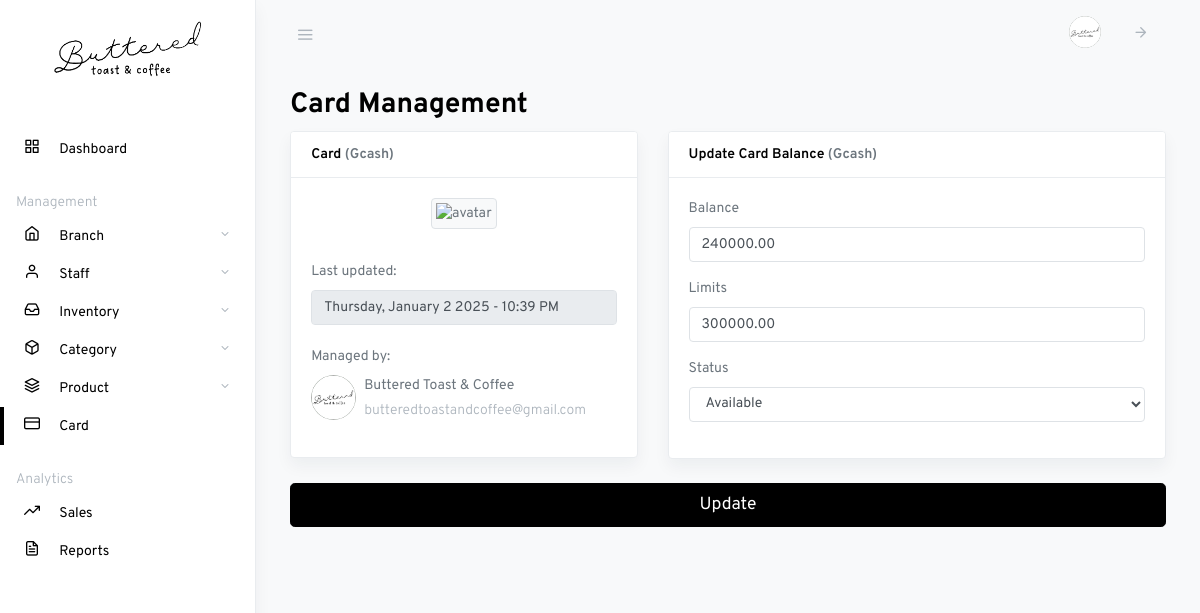
Screenshot of /owner-card-management.php (signed in) with the database file from the repository.
### tables this page shows
CREATE TABLE `owner` (
  `owner_id` int(11) NOT NULL,
  `username` varchar(50) NOT NULL,
  `password` varchar(255) NOT NULL,
  `email` text NOT NULL,
  `firstname` text NOT NULL,
  `lastname` text NOT NULL,
  `contact_number` text NOT NULL,
  `photo` text NOT NULL,
  `account_created` timestamp(6) NOT NULL DEFAULT current_timestamp(6) ON UPDATE current_timestamp(6)
);

CREATE TABLE `card` (
  `owner_id` int(11) NOT NULL,
  `balance` decimal(11,2) NOT NULL,
  `limits` decimal(11,2) NOT NULL,
  `status` int(11) NOT NULL,
  `last_updated` timestamp(6) NOT NULL DEFAULT current_timestamp(6) ON UPDATE current_timestamp(6)
);

### owner-card-management.php (the view, shortened to what this page needs)
<?php
$active_page = "card";
?>
<!DOCTYPE html>
<html lang="en">
<head>
    <?php include 'partials/header.php'; ?>
</head>
<body class="vertical  light">
    <div class="wrapper">
        <?php include 'partials/owner-navbar.php'; ?>
        <main role="main" class="main-content">
            <div class="container-fluid">
                <h2 class="page-title">Card Management</h2>
                <?php
                $balance_err = $limits_err = $status_err = "";
                                ?>
                                <?php
                $sql5 = "SELECT * FROM card";
                $result5 = mysqli_query($link, $sql5);
                $row5 = mysqli_fetch_assoc($result5);
                $owner_id5 = $row["owner_id"];
                $sql6 = "SELECT * FROM owner WHERE owner_id = $owner_id5";
                $result6 = mysqli_query($link, $sql6);
                $row6 = mysqli_fetch_assoc($result6);
                ?>
                <form method="post" enctype="multipart/form-data">
                    <div class="row justify-content-center">
                        <div class="col-5">
                            <div class="card shadow mb-4">
                                <div class="card-header">
                                    <strong class="card-title">Card <span
                                            style="color: #6c757d;">(Gcash)</span></strong>
                                </div>
                                <div class="card-body">
                                    <div class="row">
                                        <div class="col-md-12">
                                            <div class="form-group mb-3">
                                                <div class="text-center">
                                                    <img src="assets/images/gcash.png" class="avatar img-thumbnail mb-2"
                                                        alt="avatar" height="250px" width="250px">
                                                </div>
                                                <div class="text-start">
                                                    <label class="mt-4">Last updated:</label>
                                                    <input type="text" class="form-control" value="<?php $formattedDate = date("l, F j Y - h:i A", strtotime($row5["last_updated"]));
                                                    echo $formattedDate; ?>" disabled>
                                                    <br>
                                                    <label>Managed by:</label>
                                                    <div class="d-flex align-items-center">
                                                        <img src="storage/profile/<?php if ($row6["photo"] != "") {
                                                            echo $row6["photo"];
                                                        } else {
                                                            echo 'default_image.png';
                                                        } ?>" alt="" style="width: 45px; height: 45px"
                                                            class="rounded-circle" />
                                                        <div class="ms-3 text-left mx-2">
                                                            <p class="fw-bold mb-1">
                                                                <?php echo $row6['firstname']; ?>
                                                                <?php echo $row6['lastname']; ?>
                                                            </p>
                                                            <p class="text-muted mb-0"><?php echo $row6['email']; ?>
                                                            </p>
                                                        </div>
                                                    </div>
                                                </div>
                                            </div>
                                        </div>
                                    </div>
                                </div>
                            </div>
                        </div>
                        <div class="col-7">
                            <div class="card shadow mb-4">
                                <div class="card-header">
                                    <strong class="card-title">Update Card Balance <span
                                            style="color: #6c757d;">(Gcash)</span>
                                    </strong>
                                </div>
                                <div class="card-body">
                                    <div class="row">
                                        <div class="col-md-12">
                                            <div class="form-group mb-3">
                                                <label for="example-balance">Balance</label>
                                                <input type="number" id="example-balance" name="balance"
                                                    class="form-control <?php echo (!empty($balance_err)) ? 'is-invalid' : ''; ?>"
                                                    placeholder="Please enter balance."
                                                    value="<?php echo $row5['balance']; ?>">
                                            </div>
                                            <div class="form-group mb-3">
                                                <label for="example-limits">Limits</label>
                                                <input type="number" id="example-limits" name="limits"
                                                    class="form-control <?php echo (!empty($limits_err)) ? 'is-invalid' : ''; ?>"
                                                    placeholder="Please enter limits."
                                                    value="<?php echo $row5['limits']; ?>">
                                            </div>
                                            <div class="form-group mb-3">
                                                <label for="example-status">Status</label>
                                                <select name="status"
                                                    class="form-control select <?php echo (!empty($status_err)) ? 'is-invalid' : ''; ?>">
                                                    <optgroup label="Status:">
                                                        <option value="0" <?php if ($row5['status'] == 0)
                                                            echo 'selected'; ?>>Available</option>
                                                    </optgroup>
                                                </select>
                                            </div>
                                        </div>
                                    </div>
                                </div>
                            </div>
                        </div>
                    </div>
                    <button class="btn btn-lg btn-primary btn-block" type="submit" name="update">Update</button>
                </form>
            </div>
        </main>
    </div>
</body>
</html>

### partials/owner-navbar.php (shortened to what this page needs)
<?php
require_once "config.php";
$sql = "SELECT * FROM owner WHERE owner_id = '".$_SESSION['id']."'";
$result = mysqli_query($link, $sql);
$row = mysqli_fetch_assoc($result);
?>
<nav class="topnav navbar navbar-light">
    <button type="button" class="navbar-toggler text-muted mt-2 p-0 mr-3 collapseSidebar">
        <i class="fe fe-menu navbar-toggler-icon"></i>
    </button>
    <ul class="nav">
        <li class="nav-item">
            <a class="nav-link text-muted" href="#">
                <span class="avatar avatar-sm">
                    <img src="storage/profile/<?php if ($row["photo"] != "" ) { echo $row["photo"]; } else { echo 'default_image.png'; } ?>" alt="..." class="avatar-img rounded-circle">
                </span>
            </a>
        </li>
        <li class="nav-item">
            <a class="nav-link text-muted my-2" href="#" data-toggle="modal" data-target="#defaultModal">
                <i class="fe fe-arrow-right fe-16"></i>
            </a>
        </li>
    </ul>
</nav>
<aside class="sidebar-left border-right bg-white shadow" id="leftSidebar" data-simplebar>
    <nav class="vertnav navbar navbar-light">
        <div class="w-100 mb-4 d-flex">
            <a class="navbar-brand mx-auto mt-2 flex-fill text-center" href="owner-dashboard">
                <div class="text-center mb-4">
                    <img src="assets/images/logo.png" alt="" width="150">
                </div>
            </a>
        </div>
        <ul class="navbar-nav flex-fill w-100 mb-2">
            <li class="nav-item w-100 <?php if ($active_page == "dashboard") { echo "active"; } ?>">
                <a class="nav-link" href="owner-dashboard">
                    <i class="fe fe-grid fe-16"></i>
                    <span class="ml-3 item-text">Dashboard</span>
                </a>
            </li>
        </ul>
        <p class="text-muted nav-heading mt-3 mb-1">
            <span>Management</span>
        </p>
        <ul class="navbar-nav flex-fill w-100 mb-2">
            <li class="nav-item <?php if ($active_page == "branch") { echo "active"; } ?> dropdown">
                <a href="#owner-branch" data-toggle="collapse" aria-expanded="false" class="dropdown-toggle nav-link">
                    <i class="fe fe-home fe-16"></i>
                    <span class="ml-3 item-text">Branch</span>
                </a>
            </li>
            <li class="nav-item <?php if ($active_page == "staff") { echo "active"; } ?> dropdown">
                <a href="#owner-staff" data-toggle="collapse" aria-expanded="false" class="dropdown-toggle nav-link">
                    <i class="fe fe-user fe-16"></i>
                    <span class="ml-3 item-text">Staff</span>
                </a>
            </li>
            <li class="nav-item <?php if ($active_page == "inventory") { echo "active"; } ?> dropdown">
                <a href="#owner-inventory" data-toggle="collapse" aria-expanded="false"
                    class="dropdown-toggle nav-link">
                    <i class="fe fe-inbox fe-16"></i>
                    <span class="ml-3 item-text">Inventory</span>
                </a>
            </li>
            <li class="nav-item <?php if ($active_page == "category") { echo "active"; } ?> dropdown">
                <a href="#owner-category" data-toggle="collapse" aria-expanded="false" class="dropdown-toggle nav-link">
                    <i class="fe fe-box fe-16"></i>
                    <span class="ml-3 item-text">Category</span>
                </a>
            </li>
            <li class="nav-item <?php if ($active_page == "product") { echo "active"; } ?> dropdown">
                <a href="#owner-product" data-toggle="collapse" aria-expanded="false" class="dropdown-toggle nav-link">
                    <i class="fe fe-layers fe-16"></i>
                    <span class="ml-3 item-text">Product</span>
                </a>
            </li>
            <li class="nav-item w-100 <?php if ($active_page == "card") { echo "active"; } ?>">
                <a class="nav-link" href="owner-card-management">
                    <i class="fe fe-credit-card fe-16"></i>
                    <span class="ml-3 item-text">Card</span>
                </a>
            </li>
        </ul>
        <p class="text-muted nav-heading mt-3 mb-1">
            <span>Analytics</span>
        </p>
        <ul class="navbar-nav flex-fill w-100 mb-2">
            <li class="nav-item w-100 <?php if ($active_page == "sales") { echo "active"; } ?>">
                <a class="nav-link" href="owner-sales">
                    <i class="fe fe-trending-up fe-16"></i>
                    <span class="ml-3 item-text">Sales</span>
                </a>
            </li>
            <li class="nav-item w-100 <?php if ($active_page == "reports") { echo "active"; } ?>">
                <a class="nav-link" href="owner-reports">
                    <i class="fe fe-file-text fe-16"></i>
                    <span class="ml-3 item-text">Reports</span>
                </a>
            </li>
        </ul>
    </nav>
</aside>

### css/simplebar.css (style rules this page uses)
[data-simplebar] { position: relative; flex-direction: column; flex-wrap: wrap; justify-content: flex-start; align-content: flex-start; align-items: flex-start; }

### css/feather.css (style rules this page uses)
.fe { font-family: "feather" !important; speak: none; font-style: normal; font-weight: normal; font-variant: normal; text-transform: none; line-height: 1; -webkit-font-smoothing: antialiased; -moz-osx-font-smoothing: grayscale; }
.fe-16 { font-size: 16px; }
.fe-arrow-right:before { content: ""; }
.fe-box:before { content: ""; }
.fe-credit-card:before { content: ""; }
.fe-file-text:before { content: ""; }
.fe-grid:before { content: ""; }
.fe-home:before { content: ""; }
.fe-inbox:before { content: ""; }
.fe-layers:before { content: ""; }
.fe-menu:before { content: ""; }
.fe-trending-up:before { content: ""; }
.fe-user:before { content: ""; }

### partials/header.php (style rules this page uses)
.navbar-light .navbar-nav .nav-link { color: #000 !important; }
.page-title, .card-title { color: #000; }
.btn-primary { background-color: #000; border-color: #000; }

### owner-card-management.php (style rules this page uses)
.page-title { color: #000000; }
.navbar-light .navbar-nav .nav-link { color: #000000 !important; }

### rows the page displays
owner: photo (picture), firstname "Buttered Toast", lastname "& Coffee", email "butteredtoastandcoffee@gmail.com"
card: last_updated "Thursday, January 2 2025 - 10:39 PM", balance "240000.00", limits "300000.00", status "Available"
